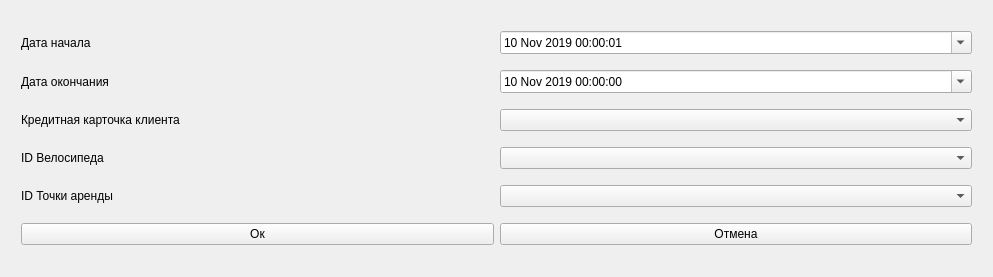
<?xml version="1.0" encoding="UTF-8"?>
<ui version="4.0">
 <class>FormForAdding</class>
 <widget class="QWidget" name="FormForAdding">
  <property name="geometry">
   <rect>
    <x>0</x>
    <y>0</y>
    <width>993</width>
    <height>277</height>
   </rect>
  </property>
  <property name="windowTitle">
   <string>Form</string>
  </property>
  <layout class="QVBoxLayout" name="verticalLayout_2">
   <item>
    <layout class="QVBoxLayout" name="verticalLayout">
     <property name="sizeConstraint">
      <enum>QLayout::SetMaximumSize</enum>
     </property>
     <property name="leftMargin">
      <number>5</number>
     </property>
     <property name="topMargin">
      <number>5</number>
     </property>
     <property name="rightMargin">
      <number>5</number>
     </property>
     <property name="bottomMargin">
      <number>5</number>
     </property>
     <item>
      <layout class="QHBoxLayout" name="horizontalLayout_4">
       <property name="sizeConstraint">
        <enum>QLayout::SetMinimumSize</enum>
       </property>
       <property name="leftMargin">
        <number>5</number>
       </property>
       <property name="topMargin">
        <number>5</number>
       </property>
       <property name="rightMargin">
        <number>5</number>
       </property>
       <property name="bottomMargin">
        <number>5</number>
       </property>
       <item>
        <widget class="QLabel" name="label_2">
         <property name="text">
          <string>Дата начала</string>
         </property>
        </widget>
       </item>
       <item>
        <widget class="QDateTimeEdit" name="dateTimeEdit_start">
         <property name="dateTime">
          <datetime>
           <hour>0</hour>
           <minute>0</minute>
           <second>1</second>
           <year>2019</year>
           <month>11</month>
           <day>10</day>
          </datetime>
         </property>
         <property name="date">
          <date>
           <year>2019</year>
           <month>11</month>
           <day>10</day>
          </date>
         </property>
         <property name="calendarPopup">
          <bool>true</bool>
         </property>
        </widget>
       </item>
      </layout>
     </item>
     <item>
      <layout class="QHBoxLayout" name="horizontalLayout_5">
       <property name="sizeConstraint">
        <enum>QLayout::SetMinimumSize</enum>
       </property>
       <property name="leftMargin">
        <number>5</number>
       </property>
       <property name="topMargin">
        <number>5</number>
       </property>
       <property name="rightMargin">
        <number>5</number>
       </property>
       <property name="bottomMargin">
        <number>5</number>
       </property>
       <item>
        <widget class="QLabel" name="label_3">
         <property name="text">
          <string>Дата окончания</string>
         </property>
        </widget>
       </item>
       <item>
        <widget class="QDateTimeEdit" name="dateTimeEdit_end">
         <property name="dateTime">
          <datetime>
           <hour>0</hour>
           <minute>0</minute>
           <second>0</second>
           <year>2019</year>
           <month>11</month>
           <day>10</day>
          </datetime>
         </property>
         <property name="calendarPopup">
          <bool>true</bool>
         </property>
        </widget>
       </item>
      </layout>
     </item>
     <item>
      <layout class="QHBoxLayout" name="horizontalLayout_6">
       <property name="sizeConstraint">
        <enum>QLayout::SetMinimumSize</enum>
       </property>
       <property name="leftMargin">
        <number>5</number>
       </property>
       <property name="topMargin">
        <number>5</number>
       </property>
       <property name="rightMargin">
        <number>5</number>
       </property>
       <property name="bottomMargin">
        <number>5</number>
       </property>
       <item alignment="Qt::AlignLeft">
        <widget class="QLabel" name="label_4">
         <property name="text">
          <string>Кредитная карточка клиента</string>
         </property>
        </widget>
       </item>
       <item>
        <widget class="QComboBox" name="comboBox_cred_card"/>
       </item>
      </layout>
     </item>
     <item>
      <layout class="QHBoxLayout" name="horizontalLayout_7">
       <property name="sizeConstraint">
        <enum>QLayout::SetMinimumSize</enum>
       </property>
       <property name="leftMargin">
        <number>5</number>
       </property>
       <property name="topMargin">
        <number>5</number>
       </property>
       <property name="rightMargin">
        <number>5</number>
       </property>
       <property name="bottomMargin">
        <number>5</number>
       </property>
       <item alignment="Qt::AlignLeft">
        <widget class="QLabel" name="label_5">
         <property name="text">
          <string>ID Велосипеда</string>
         </property>
        </widget>
       </item>
       <item>
        <widget class="QComboBox" name="comboBox_2_bike_id"/>
       </item>
      </layout>
     </item>
     <item>
      <layout class="QHBoxLayout" name="horizontalLayout_8">
       <property name="sizeConstraint">
        <enum>QLayout::SetMinimumSize</enum>
       </property>
       <property name="leftMargin">
        <number>5</number>
       </property>
       <property name="topMargin">
        <number>5</number>
       </property>
       <property name="rightMargin">
        <number>5</number>
       </property>
       <property name="bottomMargin">
        <number>5</number>
       </property>
       <item alignment="Qt::AlignLeft">
        <widget class="QLabel" name="label_6">
         <property name="text">
          <string>ID Точки аренды</string>
         </property>
        </widget>
       </item>
       <item>
        <widget class="QComboBox" name="comboBox_3_place_id"/>
       </item>
      </layout>
     </item>
     <item>
      <layout class="QHBoxLayout" name="horizontalLayout">
       <property name="leftMargin">
        <number>5</number>
       </property>
       <property name="topMargin">
        <number>5</number>
       </property>
       <property name="rightMargin">
        <number>5</number>
       </property>
       <property name="bottomMargin">
        <number>5</number>
       </property>
       <item>
        <widget class="QPushButton" name="pushButton_add">
         <property name="text">
          <string>Ок</string>
         </property>
        </widget>
       </item>
       <item>
        <widget class="QPushButton" name="pushButton_cancel">
         <property name="text">
          <string>Отмена</string>
         </property>
        </widget>
       </item>
      </layout>
     </item>
    </layout>
   </item>
  </layout>
 </widget>
 <resources/>
 <connections/>
</ui>
